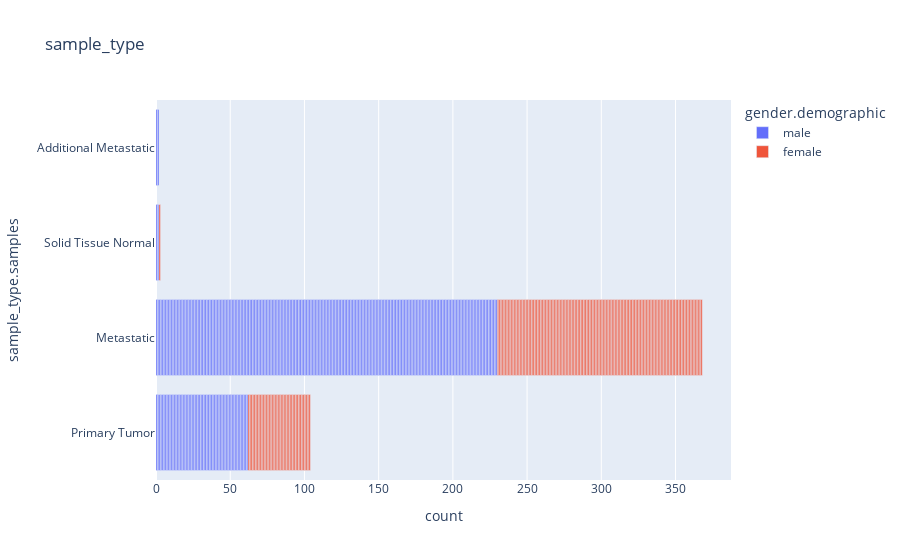

Notebook cell for this chart:
### Markdown cell above
**Question 7)** De la même manière que nous venons de le faire, pouvez-vous afficher les différents types d'echantillon (column 'sample_type.samples') avec un camambert et visualisez le nombre de cas?

### Code cell
# Une autre façon de procéder est d'utiliser un diagramme à barres, 
# et nous pouvons même utiliser des couleurs différentes pour les hommes et les femmes. 

fig = px.bar(df, y='sample_type.samples', color='gender.demographic', title="sample_type")
fig.show()

### Figure 1 — Plotly figure (JSON) as saved in the notebook; plotly's stock layout.template omitted (floating-point values rounded to 4 significant figures; data arrays with more than 128 entries replaced by an {"elided": "..."} marker saying what was removed)
{"data": [{"alignmentgroup": "True", "hovertemplate": "gender.demographic=male<br>count=%{x}<br>sample_type.samples=%{y}<extra></extra>", "legendgroup": "male", "marker": {"color": "#636efa", "pattern": {"shape": ""}}, "name": "male", "offsetgroup": "male", "orientation": "h", "showlegend": true, "textposition": "auto", "type": "bar", "x": {"elided": "296 int values"}, "xaxis": "x", "y": {"elided": "296 str values"}, "yaxis": "y"}, {"alignmentgroup": "True", "hovertemplate": "gender.demographic=female<br>count=%{x}<br>sample_type.samples=%{y}<extra></extra>", "legendgroup": "female", "marker": {"color": "#EF553B", "pattern": {"shape": ""}}, "name": "female", "offsetgroup": "female", "orientation": "h", "showlegend": true, "textposition": "auto", "type": "bar", "x": {"elided": "181 int values"}, "xaxis": "x", "y": {"elided": "181 str values"}, "yaxis": "y"}], "layout": {"barmode": "relative", "legend": {"title": {"text": "gender.demographic"}, "tracegroupgap": 0}, "title": {"text": "sample_type"}, "xaxis": {"anchor": "y", "domain": [0, 1], "title": {"text": "count"}}, "yaxis": {"anchor": "x", "domain": [0, 1], "title": {"text": "sample_type.samples"}}}}
